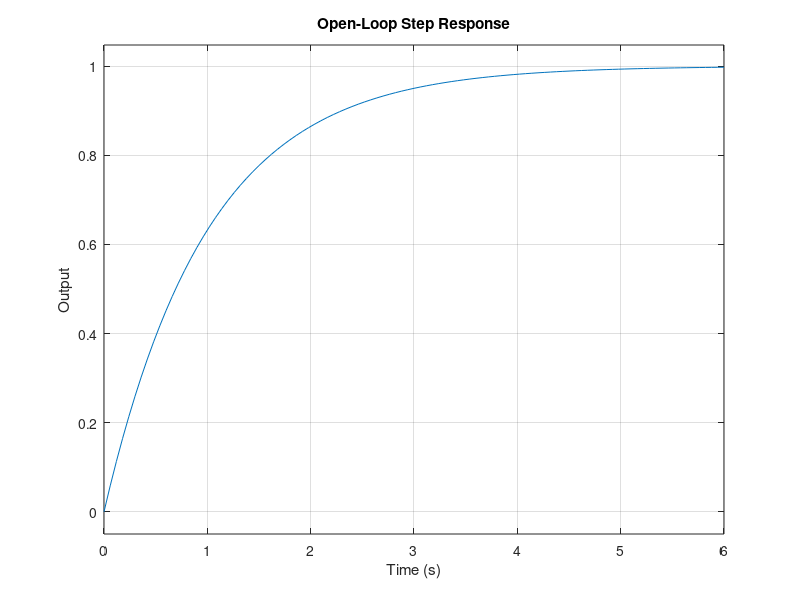

The MATLAB source for this figure:
clc; clear; close all;

% Define the Transfer Function G(s) = 1 / (s+1)
s = tf('s');
G = 1 / (s + 1);

% Step Response
figure;
step(G);
title('Open-Loop Step Response');
xlabel('Time (s)');
ylabel('Output');
grid on;
